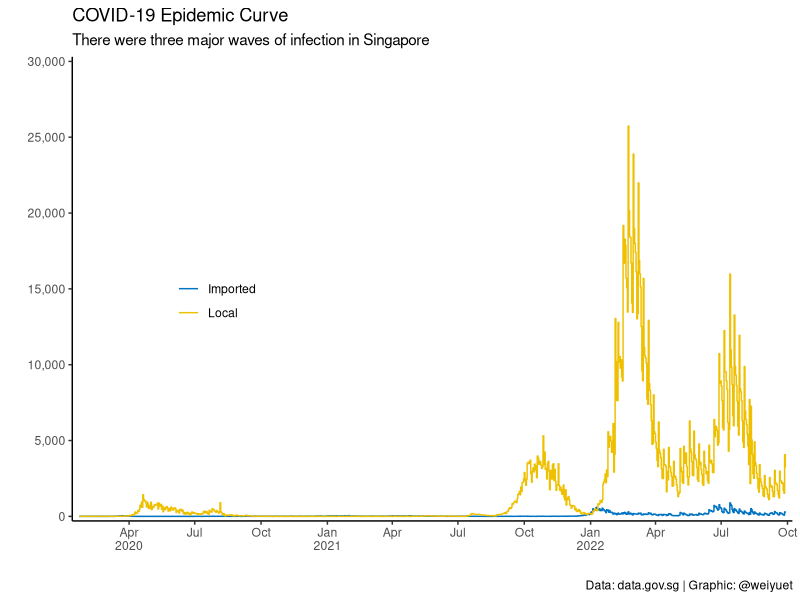
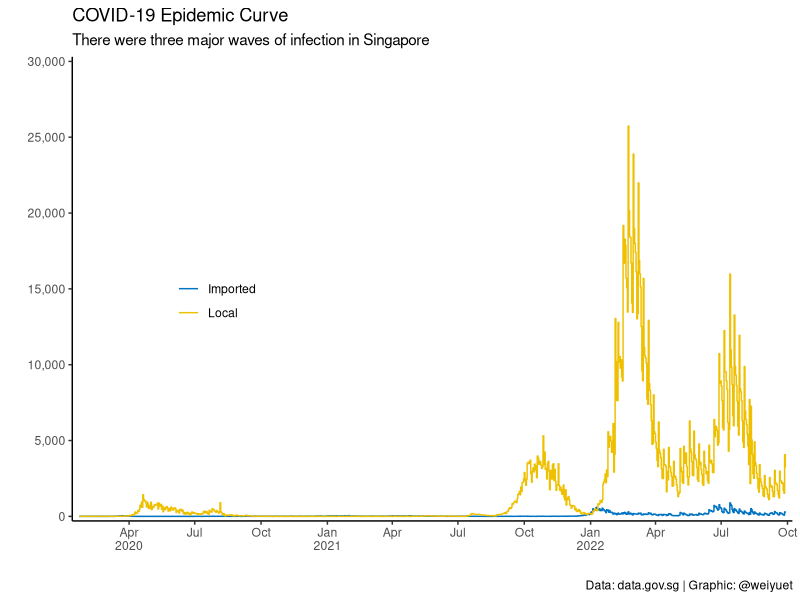

Recreate these plots in R, in order.
# Setup
library(tidyverse)
library(scales)
library(glue)
library(ggsci)

# Load data
epidemic_curve <- read_csv("data/singapore/covid-19-case-numbers/epidemic-curve.csv")

# Visualize
epidemic_curve %>% 
  ggplot(aes(x = date, y = value, colour = type)) +
  geom_step() +
  scale_x_date(expand = c(0.01, 0),
               labels = label_date_short(),
               date_breaks = "3 months") +
  scale_y_continuous(expand = c(0.01, 0),
                     labels = label_number(big.mark = ","),
                     limits = c(0, 30000),
                     breaks = seq(0, 30000, 5000)) +
  scale_colour_jco() +
  theme_classic() +
  theme(legend.position = c(0.2, 0.5)) +
  labs(x = "", y = "",
       colour = "",
       title = "COVID-19 Epidemic Curve",
       subtitle = "There were three major waves of infection in Singapore",
       caption = "Data: data.gov.sg | Graphic: @weiyuet")

ggsave("figures/covid-epidemic-curve-sg.png", width = 8, height = 4.5)